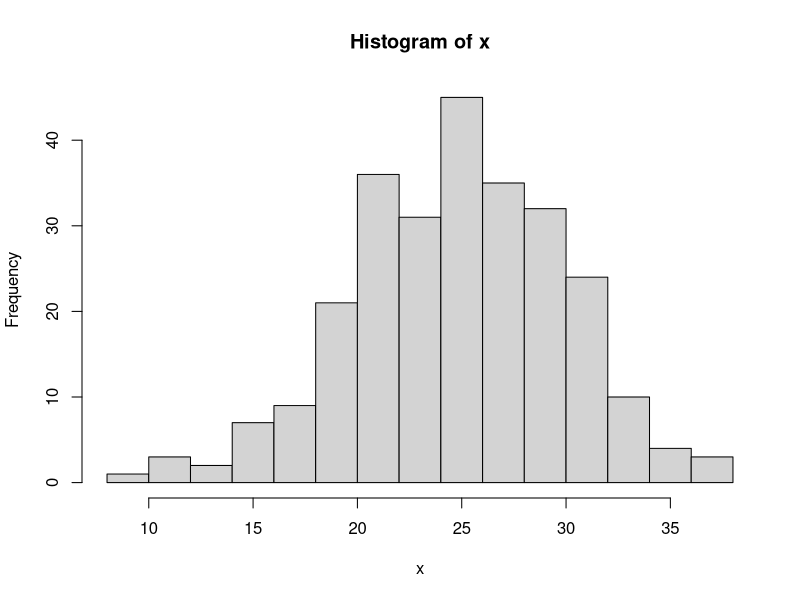
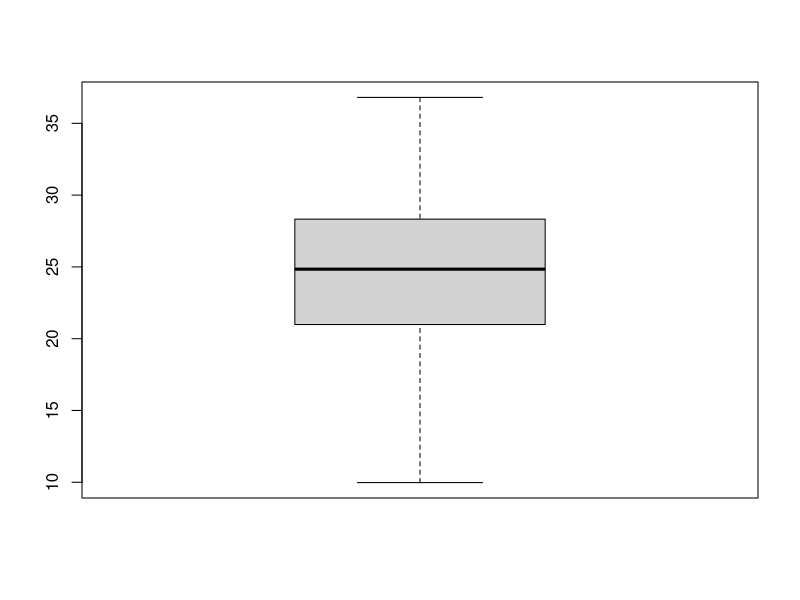
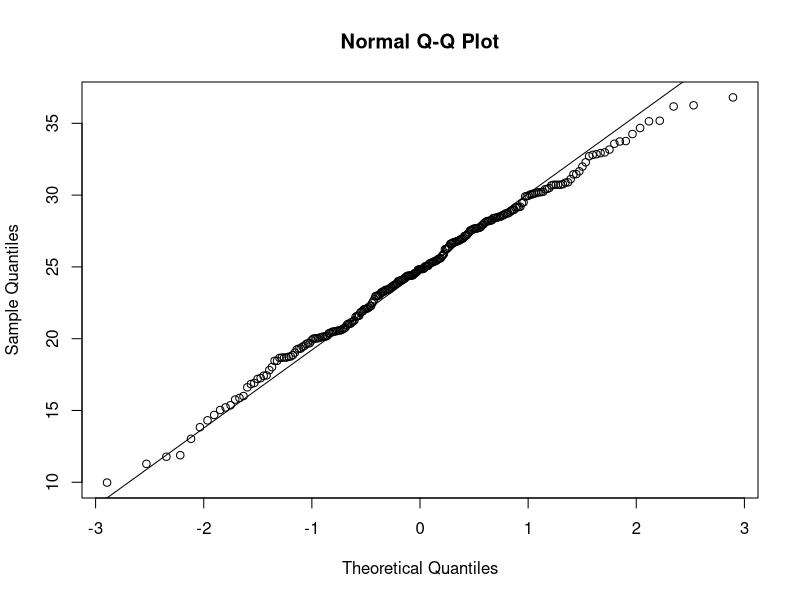
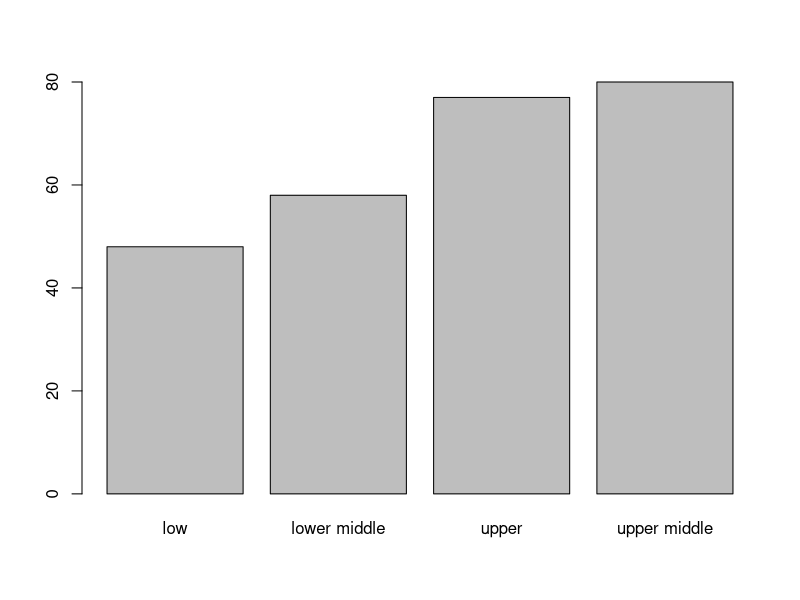
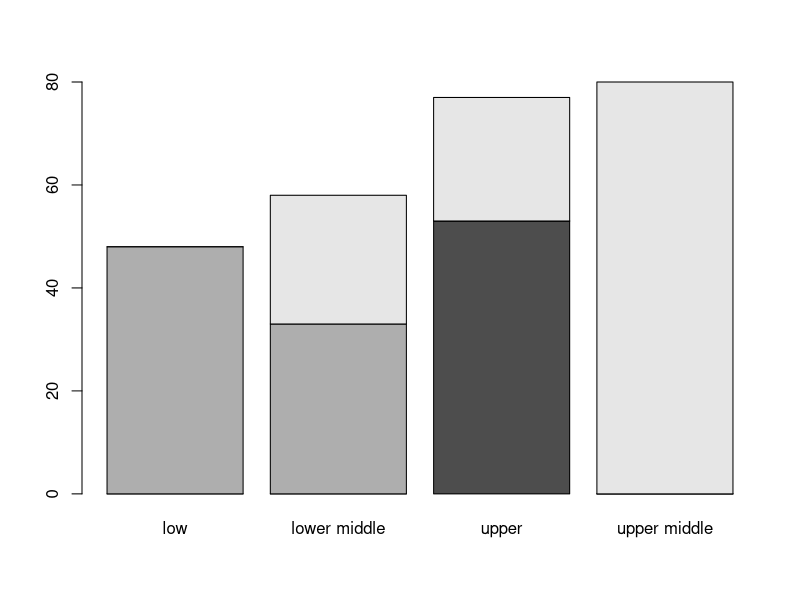
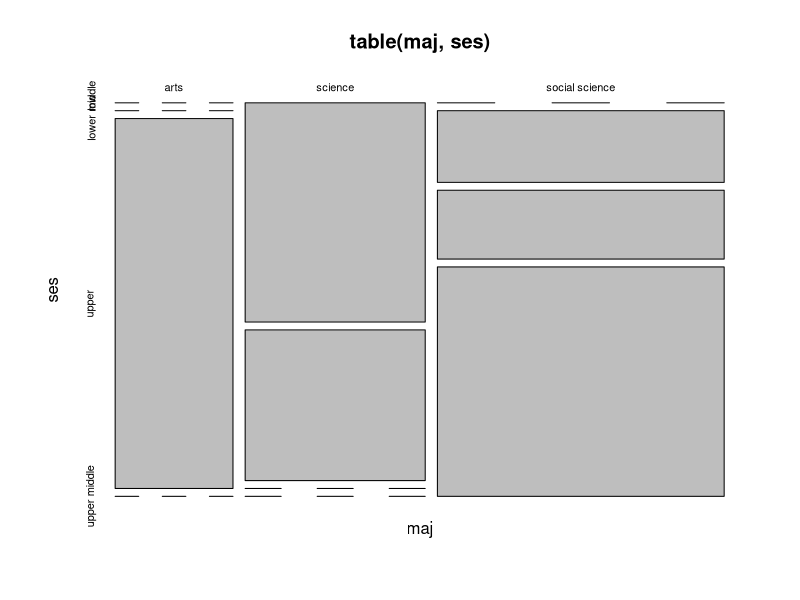
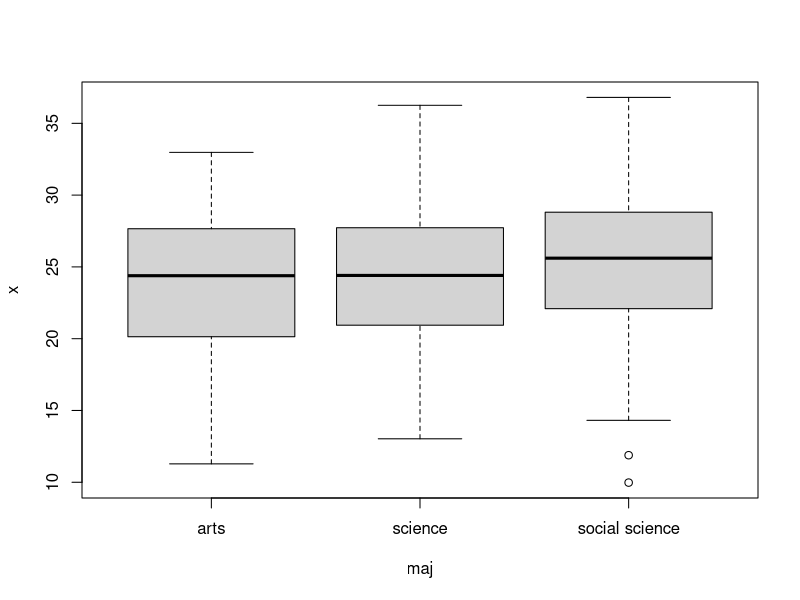
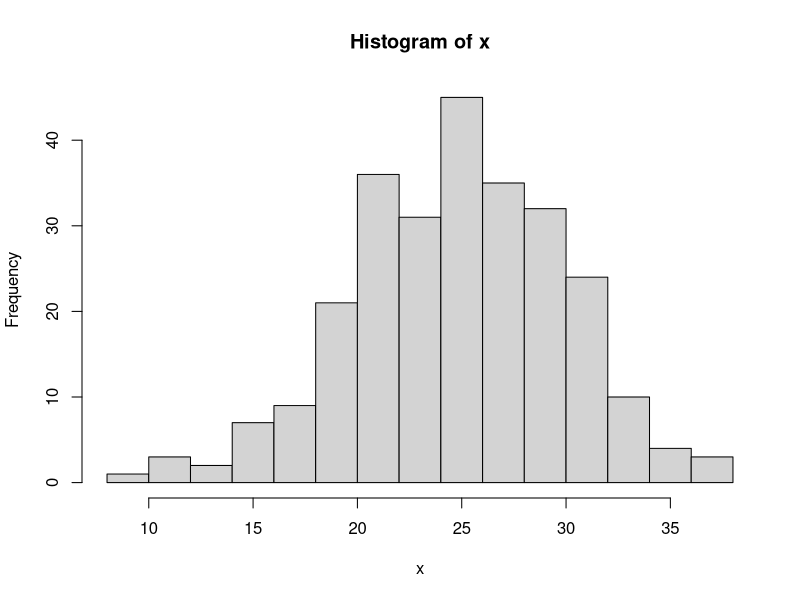

Recreate these plots in R, in order.
## ---- chunk 1
# Generate some random data
x = rnorm(263,25,5)
## ---- chunk 2
 library(e1071)  
## ---- chunk 3
summary(x) # most summary statitstics at once
mean(x) # na.rm = TRUE to get rid of NA values
median(x) # na.rm = TRUEto get rid of NA values
sd(x)# na.rm = TRUE to get rid of NA values'
range(x)
quantile(x)
quantile(x, c(.32, .57, .98)) #quantile(duration, c(.32, .57, .98)) 
IQR(x)   # apply the IQR function
skewness(x)
kurtosis(x)  
## ---- chunk 4
stem(x)
hist(x)
boxplot(x) # horizontal = TRUE for horizontal plot
qqnorm(x)
qqline(x) # for normal probability plot and straight line
## ---- chunk 5
# sample from x size number of elements without replacement (default)
# to sample with replacement replace = TRUE
sample(x, 30, replace = FALSE)
## ---- chunk 6
#
maj <-c(rep("science",81),rep("social science",129),rep("arts",53))
ses <-c(rep("low",48),rep("lower middle",58),rep("upper middle",80),rep("upper",77))
## ---- chunk 7
table(maj)
table(ses)
## ---- chunk 8
barplot(table(ses))
## ---- chunk 9
table(maj,ses)
## ---- chunk 10
barplot(table(maj,ses)) # beside = TRUE for side-by-side barplot # legend = TRUE to include a color legend 
mosaicplot(table(maj,ses))


## ---- chunk 11
by(x, maj, summary) # summary by group
by(x, maj, mean) # mean by group
# na.rm = TRUE to get rid of NA values
by(x, maj, sd) # sd by group na.rm = TRUE to get rid of NA values
## ---- chunk 12
boxplot(x ~ maj)
5
## ---- chunk 13
hist(x)
## ---- chunk 14
hist(x)
rug(x)
## ---- chunk 15

## ---- chunk 16

## ---- chunk 17

## ---- chunk 18
